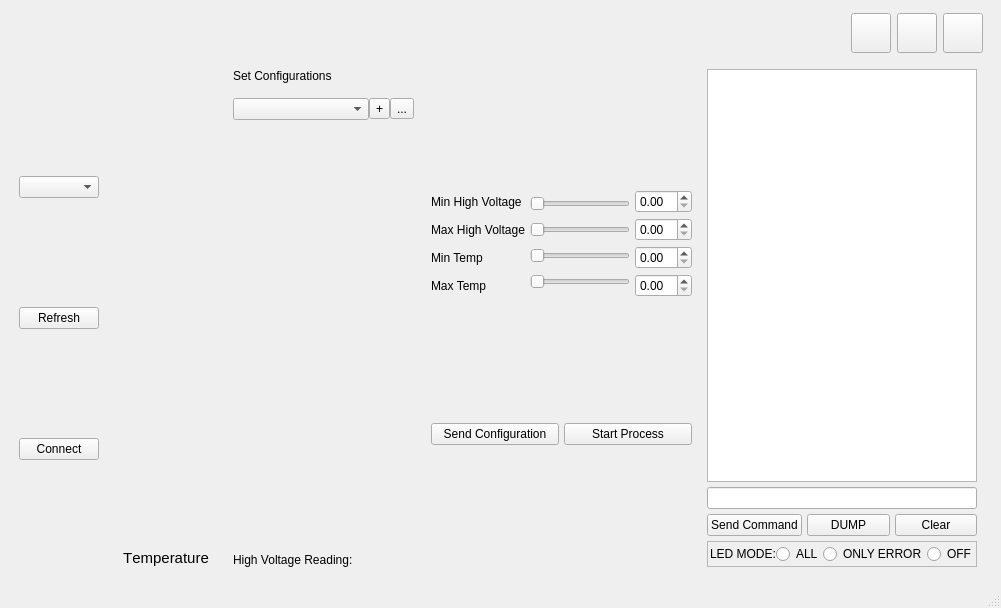
<?xml version="1.0" encoding="UTF-8"?>
<ui version="4.0">
 <class>MainWindow</class>
 <widget class="QMainWindow" name="MainWindow">
  <property name="geometry">
   <rect>
    <x>0</x>
    <y>0</y>
    <width>1001</width>
    <height>608</height>
   </rect>
  </property>
  <property name="sizePolicy">
   <sizepolicy hsizetype="Preferred" vsizetype="Preferred">
    <horstretch>0</horstretch>
    <verstretch>0</verstretch>
   </sizepolicy>
  </property>
  <property name="windowTitle">
   <string>MainWindow</string>
  </property>
  <property name="windowIcon">
   <iconset>
    <normaloff>../assets/img/logo yazısız.png</normaloff>../assets/img/logo yazısız.png</iconset>
  </property>
  <property name="autoFillBackground">
   <bool>false</bool>
  </property>
  <property name="documentMode">
   <bool>false</bool>
  </property>
  <property name="dockNestingEnabled">
   <bool>false</bool>
  </property>
  <widget class="QWidget" name="centralwidget">
   <layout class="QGridLayout" name="gridLayout_2">
    <item row="0" column="0">
     <layout class="QVBoxLayout" name="verticalLayout_4" stretch="2,25">
      <property name="spacing">
       <number>10</number>
      </property>
      <item>
       <widget class="QWidget" name="aaaa" native="true">
        <property name="sizePolicy">
         <sizepolicy hsizetype="Ignored" vsizetype="Ignored">
          <horstretch>0</horstretch>
          <verstretch>0</verstretch>
         </sizepolicy>
        </property>
        <property name="minimumSize">
         <size>
          <width>0</width>
          <height>50</height>
         </size>
        </property>
        <property name="maximumSize">
         <size>
          <width>16777215</width>
          <height>50</height>
         </size>
        </property>
        <layout class="QHBoxLayout" name="horizontalLayout_5" stretch="0,0,0,0">
         <property name="topMargin">
          <number>4</number>
         </property>
         <property name="bottomMargin">
          <number>5</number>
         </property>
         <item alignment="Qt::AlignLeft">
          <widget class="QLabel" name="label_3">
           <property name="sizePolicy">
            <sizepolicy hsizetype="Ignored" vsizetype="Ignored">
             <horstretch>0</horstretch>
             <verstretch>0</verstretch>
            </sizepolicy>
           </property>
           <property name="minimumSize">
            <size>
             <width>0</width>
             <height>0</height>
            </size>
           </property>
           <property name="maximumSize">
            <size>
             <width>100</width>
             <height>80</height>
            </size>
           </property>
           <property name="text">
            <string/>
           </property>
           <property name="pixmap">
            <pixmap>../assets/img/Quark(BeyazLogo).png</pixmap>
           </property>
           <property name="scaledContents">
            <bool>true</bool>
           </property>
          </widget>
         </item>
         <item alignment="Qt::AlignRight">
          <widget class="QLabel" name="label_4">
           <property name="sizePolicy">
            <sizepolicy hsizetype="Ignored" vsizetype="Ignored">
             <horstretch>0</horstretch>
             <verstretch>0</verstretch>
            </sizepolicy>
           </property>
           <property name="minimumSize">
            <size>
             <width>0</width>
             <height>0</height>
            </size>
           </property>
           <property name="maximumSize">
            <size>
             <width>220</width>
             <height>120</height>
            </size>
           </property>
           <property name="font">
            <font>
             <pointsize>14</pointsize>
             <bold>true</bold>
            </font>
           </property>
           <property name="text">
            <string/>
           </property>
           <property name="pixmap">
            <pixmap>../assets/img/interface.png</pixmap>
           </property>
           <property name="scaledContents">
            <bool>true</bool>
           </property>
          </widget>
         </item>
         <item>
          <spacer name="horizontalSpacer_2">
           <property name="orientation">
            <enum>Qt::Horizontal</enum>
           </property>
           <property name="sizeType">
            <enum>QSizePolicy::Ignored</enum>
           </property>
           <property name="sizeHint" stdset="0">
            <size>
             <width>100</width>
             <height>20</height>
            </size>
           </property>
          </spacer>
         </item>
         <item>
          <layout class="QHBoxLayout" name="horizontalLayout_9">
           <item>
            <widget class="QPushButton" name="toggleThemeButton">
             <property name="sizePolicy">
              <sizepolicy hsizetype="Ignored" vsizetype="Ignored">
               <horstretch>0</horstretch>
               <verstretch>0</verstretch>
              </sizepolicy>
             </property>
             <property name="maximumSize">
              <size>
               <width>40</width>
               <height>40</height>
              </size>
             </property>
             <property name="text">
              <string/>
             </property>
             <property name="icon">
              <iconset>
               <normaloff>../assets/img/night-mode.png</normaloff>../assets/img/night-mode.png</iconset>
             </property>
             <property name="iconSize">
              <size>
               <width>20</width>
               <height>20</height>
              </size>
             </property>
            </widget>
           </item>
           <item>
            <widget class="QPushButton" name="userGuideButton">
             <property name="sizePolicy">
              <sizepolicy hsizetype="Ignored" vsizetype="Ignored">
               <horstretch>0</horstretch>
               <verstretch>0</verstretch>
              </sizepolicy>
             </property>
             <property name="maximumSize">
              <size>
               <width>40</width>
               <height>40</height>
              </size>
             </property>
             <property name="text">
              <string/>
             </property>
             <property name="icon">
              <iconset>
               <normaloff>../assets/img/icons8-open-book-50.png</normaloff>../assets/img/icons8-open-book-50.png</iconset>
             </property>
             <property name="iconSize">
              <size>
               <width>30</width>
               <height>30</height>
              </size>
             </property>
            </widget>
           </item>
           <item>
            <widget class="QPushButton" name="infoButton">
             <property name="sizePolicy">
              <sizepolicy hsizetype="Ignored" vsizetype="Ignored">
               <horstretch>0</horstretch>
               <verstretch>0</verstretch>
              </sizepolicy>
             </property>
             <property name="maximumSize">
              <size>
               <width>40</width>
               <height>40</height>
              </size>
             </property>
             <property name="text">
              <string/>
             </property>
             <property name="icon">
              <iconset>
               <normaloff>../assets/img/icons8-info-50.png</normaloff>../assets/img/icons8-info-50.png</iconset>
             </property>
             <property name="iconSize">
              <size>
               <width>30</width>
               <height>30</height>
              </size>
             </property>
            </widget>
           </item>
          </layout>
         </item>
        </layout>
       </widget>
      </item>
      <item>
       <layout class="QHBoxLayout" name="mainLayout" stretch="3,1">
        <property name="spacing">
         <number>15</number>
        </property>
        <property name="leftMargin">
         <number>10</number>
        </property>
        <property name="topMargin">
         <number>0</number>
        </property>
        <property name="rightMargin">
         <number>15</number>
        </property>
        <property name="bottomMargin">
         <number>10</number>
        </property>
        <item>
         <layout class="QVBoxLayout" name="interfaceLayout" stretch="1,5">
          <property name="spacing">
           <number>20</number>
          </property>
          <property name="sizeConstraint">
           <enum>QLayout::SetDefaultConstraint</enum>
          </property>
          <item>
           <layout class="QHBoxLayout" name="optionsLayout" stretch="1,2,3,4">
            <property name="spacing">
             <number>2</number>
            </property>
            <property name="sizeConstraint">
             <enum>QLayout::SetDefaultConstraint</enum>
            </property>
            <item>
             <layout class="QVBoxLayout" name="comPortLayout" stretch="1,1,1">
              <item>
               <widget class="QComboBox" name="comPorts">
                <property name="sizePolicy">
                 <sizepolicy hsizetype="Minimum" vsizetype="Fixed">
                  <horstretch>0</horstretch>
                  <verstretch>0</verstretch>
                 </sizepolicy>
                </property>
               </widget>
              </item>
              <item>
               <widget class="QPushButton" name="refreshButton">
                <property name="text">
                 <string>Refresh</string>
                </property>
               </widget>
              </item>
              <item>
               <widget class="QPushButton" name="connectButton">
                <property name="text">
                 <string>Connect</string>
                </property>
               </widget>
              </item>
             </layout>
            </item>
            <item>
             <layout class="QVBoxLayout" name="gaugeLayout" stretch="1">
              <item alignment="Qt::AlignBottom">
               <widget class="QLabel" name="label_2">
                <property name="font">
                 <font>
                  <pointsize>11</pointsize>
                  <italic>false</italic>
                  <bold>false</bold>
                  <strikeout>false</strikeout>
                  <kerning>false</kerning>
                 </font>
                </property>
                <property name="text">
                 <string>Temperature</string>
                </property>
                <property name="alignment">
                 <set>Qt::AlignCenter</set>
                </property>
               </widget>
              </item>
             </layout>
            </item>
            <item>
             <layout class="QVBoxLayout" name="setConfig_ReadingLayout">
              <property name="spacing">
               <number>0</number>
              </property>
              <property name="rightMargin">
               <number>15</number>
              </property>
              <item>
               <layout class="QVBoxLayout" name="setConfigLayout" stretch="1,1">
                <property name="spacing">
                 <number>15</number>
                </property>
                <item>
                 <widget class="QLabel" name="label">
                  <property name="sizePolicy">
                   <sizepolicy hsizetype="Fixed" vsizetype="Fixed">
                    <horstretch>0</horstretch>
                    <verstretch>0</verstretch>
                   </sizepolicy>
                  </property>
                  <property name="text">
                   <string>Set Configurations</string>
                  </property>
                 </widget>
                </item>
                <item>
                 <layout class="QHBoxLayout" name="horizontalLayout_2" stretch="7,0,0">
                  <property name="spacing">
                   <number>0</number>
                  </property>
                  <item>
                   <widget class="QComboBox" name="configsComboBox">
                    <property name="sizePolicy">
                     <sizepolicy hsizetype="Minimum" vsizetype="Fixed">
                      <horstretch>0</horstretch>
                      <verstretch>0</verstretch>
                     </sizepolicy>
                    </property>
                   </widget>
                  </item>
                  <item>
                   <widget class="QToolButton" name="addConfigButton">
                    <property name="text">
                     <string>+</string>
                    </property>
                   </widget>
                  </item>
                  <item>
                   <widget class="QToolButton" name="addToolButton">
                    <property name="text">
                     <string>...</string>
                    </property>
                   </widget>
                  </item>
                 </layout>
                </item>
               </layout>
              </item>
              <item>
               <layout class="QVBoxLayout" name="HVReadingLayout" stretch="0,0">
                <property name="spacing">
                 <number>0</number>
                </property>
                <item alignment="Qt::AlignBottom">
                 <widget class="QLabel" name="HVReadingLabel">
                  <property name="sizePolicy">
                   <sizepolicy hsizetype="Minimum" vsizetype="Fixed">
                    <horstretch>0</horstretch>
                    <verstretch>0</verstretch>
                   </sizepolicy>
                  </property>
                  <property name="text">
                   <string>High Voltage Reading:</string>
                  </property>
                 </widget>
                </item>
                <item>
                 <layout class="QHBoxLayout" name="horizontalLayout_8">
                  <property name="spacing">
                   <number>8</number>
                  </property>
                 </layout>
                </item>
               </layout>
              </item>
             </layout>
            </item>
            <item>
             <layout class="QVBoxLayout" name="settingsConfigLayout" stretch="0,0">
              <property name="spacing">
               <number>5</number>
              </property>
              <item>
               <layout class="QHBoxLayout" name="horizontalLayout">
                <item>
                 <layout class="QVBoxLayout" name="verticalLayout_2">
                  <item>
                   <widget class="QLabel" name="minVoltageLabel">
                    <property name="sizePolicy">
                     <sizepolicy hsizetype="Preferred" vsizetype="Preferred">
                      <horstretch>0</horstretch>
                      <verstretch>0</verstretch>
                     </sizepolicy>
                    </property>
                    <property name="text">
                     <string>Min High Voltage</string>
                    </property>
                   </widget>
                  </item>
                  <item>
                   <widget class="QLabel" name="maxVoltageLabel">
                    <property name="sizePolicy">
                     <sizepolicy hsizetype="Preferred" vsizetype="Preferred">
                      <horstretch>0</horstretch>
                      <verstretch>0</verstretch>
                     </sizepolicy>
                    </property>
                    <property name="text">
                     <string>Max High Voltage</string>
                    </property>
                   </widget>
                  </item>
                  <item>
                   <widget class="QLabel" name="minTempLabel">
                    <property name="sizePolicy">
                     <sizepolicy hsizetype="Preferred" vsizetype="Preferred">
                      <horstretch>0</horstretch>
                      <verstretch>0</verstretch>
                     </sizepolicy>
                    </property>
                    <property name="text">
                     <string>Min Temp</string>
                    </property>
                   </widget>
                  </item>
                  <item>
                   <widget class="QLabel" name="maxTempLabel">
                    <property name="sizePolicy">
                     <sizepolicy hsizetype="Preferred" vsizetype="Preferred">
                      <horstretch>0</horstretch>
                      <verstretch>0</verstretch>
                     </sizepolicy>
                    </property>
                    <property name="text">
                     <string>Max Temp</string>
                    </property>
                   </widget>
                  </item>
                 </layout>
                </item>
                <item>
                 <layout class="QVBoxLayout" name="verticalLayout">
                  <item>
                   <widget class="QSlider" name="minVoltageSlider">
                    <property name="sizePolicy">
                     <sizepolicy hsizetype="Expanding" vsizetype="Fixed">
                      <horstretch>0</horstretch>
                      <verstretch>0</verstretch>
                     </sizepolicy>
                    </property>
                    <property name="font">
                     <font>
                      <family>Segoe Script</family>
                      <hintingpreference>PreferVerticalHinting</hintingpreference>
                     </font>
                    </property>
                    <property name="contextMenuPolicy">
                     <enum>Qt::DefaultContextMenu</enum>
                    </property>
                    <property name="orientation">
                     <enum>Qt::Horizontal</enum>
                    </property>
                   </widget>
                  </item>
                  <item>
                   <widget class="QSlider" name="maxVoltageSlider">
                    <property name="orientation">
                     <enum>Qt::Horizontal</enum>
                    </property>
                   </widget>
                  </item>
                  <item>
                   <widget class="QSlider" name="minTempSlider">
                    <property name="sizePolicy">
                     <sizepolicy hsizetype="Expanding" vsizetype="Fixed">
                      <horstretch>0</horstretch>
                      <verstretch>0</verstretch>
                     </sizepolicy>
                    </property>
                    <property name="orientation">
                     <enum>Qt::Horizontal</enum>
                    </property>
                   </widget>
                  </item>
                  <item>
                   <widget class="QSlider" name="maxTempSlider">
                    <property name="orientation">
                     <enum>Qt::Horizontal</enum>
                    </property>
                   </widget>
                  </item>
                 </layout>
                </item>
                <item>
                 <layout class="QVBoxLayout" name="verticalLayout_3">
                  <item>
                   <widget class="QDoubleSpinBox" name="minVoltageSpinBox"/>
                  </item>
                  <item>
                   <widget class="QDoubleSpinBox" name="maxVoltageSpinBox"/>
                  </item>
                  <item>
                   <widget class="QDoubleSpinBox" name="minTempSpinBox"/>
                  </item>
                  <item>
                   <widget class="QDoubleSpinBox" name="maxTempSpinBox"/>
                  </item>
                 </layout>
                </item>
               </layout>
              </item>
              <item>
               <layout class="QHBoxLayout" name="horizontalLayout_3">
                <item>
                 <widget class="QPushButton" name="configureButton">
                  <property name="enabled">
                   <bool>true</bool>
                  </property>
                  <property name="sizePolicy">
                   <sizepolicy hsizetype="Preferred" vsizetype="Fixed">
                    <horstretch>0</horstretch>
                    <verstretch>0</verstretch>
                   </sizepolicy>
                  </property>
                  <property name="toolTipDuration">
                   <number>-1</number>
                  </property>
                  <property name="text">
                   <string>Send Configuration</string>
                  </property>
                 </widget>
                </item>
                <item>
                 <widget class="QPushButton" name="startProcessButton">
                  <property name="sizePolicy">
                   <sizepolicy hsizetype="Preferred" vsizetype="Fixed">
                    <horstretch>0</horstretch>
                    <verstretch>0</verstretch>
                   </sizepolicy>
                  </property>
                  <property name="text">
                   <string>Start Process</string>
                  </property>
                 </widget>
                </item>
               </layout>
              </item>
             </layout>
            </item>
           </layout>
          </item>
          <item>
           <layout class="QHBoxLayout" name="graphLayout">
            <property name="spacing">
             <number>20</number>
            </property>
            <property name="sizeConstraint">
             <enum>QLayout::SetMinimumSize</enum>
            </property>
            <item>
             <layout class="QVBoxLayout" name="tempLayout">
              <property name="sizeConstraint">
               <enum>QLayout::SetFixedSize</enum>
              </property>
             </layout>
            </item>
            <item>
             <layout class="QVBoxLayout" name="voltageeeeLayout">
              <property name="sizeConstraint">
               <enum>QLayout::SetFixedSize</enum>
              </property>
             </layout>
            </item>
           </layout>
          </item>
         </layout>
        </item>
        <item>
         <layout class="QVBoxLayout" name="terminal" stretch="18,1,0,0">
          <property name="spacing">
           <number>5</number>
          </property>
          <item>
           <widget class="QTextEdit" name="terminalTextEdit">
            <property name="sizePolicy">
             <sizepolicy hsizetype="Preferred" vsizetype="Preferred">
              <horstretch>0</horstretch>
              <verstretch>0</verstretch>
             </sizepolicy>
            </property>
            <property name="font">
             <font>
              <family>Consolas</family>
              <pointsize>8</pointsize>
             </font>
            </property>
            <property name="html">
             <string>&lt;!DOCTYPE HTML PUBLIC &quot;-//W3C//DTD HTML 4.0//EN&quot; &quot;http://www.w3.org/TR/REC-html40/strict.dtd&quot;&gt;
&lt;html&gt;&lt;head&gt;&lt;meta name=&quot;qrichtext&quot; content=&quot;1&quot; /&gt;&lt;meta charset=&quot;utf-8&quot; /&gt;&lt;style type=&quot;text/css&quot;&gt;
p, li { white-space: pre-wrap; }
hr { height: 1px; border-width: 0; }
li.unchecked::marker { content: &quot;\2610&quot;; }
li.checked::marker { content: &quot;\2612&quot;; }
&lt;/style&gt;&lt;/head&gt;&lt;body style=&quot; font-family:'Consolas'; font-size:8pt; font-weight:400; font-style:normal;&quot;&gt;
&lt;p style=&quot;-qt-paragraph-type:empty; margin-top:0px; margin-bottom:0px; margin-left:0px; margin-right:0px; -qt-block-indent:0; text-indent:0px; font-size:7pt;&quot;&gt;&lt;br /&gt;&lt;/p&gt;&lt;/body&gt;&lt;/html&gt;</string>
            </property>
            <property name="acceptRichText">
             <bool>false</bool>
            </property>
            <property name="textInteractionFlags">
             <set>Qt::NoTextInteraction</set>
            </property>
           </widget>
          </item>
          <item>
           <widget class="QLineEdit" name="sendLineEdit">
            <property name="sizePolicy">
             <sizepolicy hsizetype="Preferred" vsizetype="Fixed">
              <horstretch>0</horstretch>
              <verstretch>0</verstretch>
             </sizepolicy>
            </property>
            <property name="text">
             <string/>
            </property>
           </widget>
          </item>
          <item>
           <layout class="QHBoxLayout" name="horizontalLayout_4">
            <item>
             <widget class="QPushButton" name="sendCommandButton">
              <property name="sizePolicy">
               <sizepolicy hsizetype="Minimum" vsizetype="Fixed">
                <horstretch>0</horstretch>
                <verstretch>0</verstretch>
               </sizepolicy>
              </property>
              <property name="text">
               <string>Send Command</string>
              </property>
             </widget>
            </item>
            <item>
             <widget class="QPushButton" name="dumpButton">
              <property name="text">
               <string>DUMP</string>
              </property>
             </widget>
            </item>
            <item>
             <widget class="QPushButton" name="clearButton">
              <property name="sizePolicy">
               <sizepolicy hsizetype="Minimum" vsizetype="Fixed">
                <horstretch>0</horstretch>
                <verstretch>0</verstretch>
               </sizepolicy>
              </property>
              <property name="text">
               <string>Clear</string>
              </property>
             </widget>
            </item>
           </layout>
          </item>
          <item>
           <widget class="QFrame" name="frame">
            <property name="frameShape">
             <enum>QFrame::StyledPanel</enum>
            </property>
            <property name="frameShadow">
             <enum>QFrame::Raised</enum>
            </property>
            <layout class="QGridLayout" name="gridLayout">
             <property name="leftMargin">
              <number>0</number>
             </property>
             <property name="topMargin">
              <number>0</number>
             </property>
             <property name="rightMargin">
              <number>0</number>
             </property>
             <property name="bottomMargin">
              <number>0</number>
             </property>
             <property name="spacing">
              <number>0</number>
             </property>
             <item row="0" column="0">
              <layout class="QHBoxLayout" name="horizontalLayout_6">
               <property name="leftMargin">
                <number>2</number>
               </property>
               <property name="topMargin">
                <number>2</number>
               </property>
               <property name="bottomMargin">
                <number>2</number>
               </property>
               <item alignment="Qt::AlignLeft">
                <widget class="QLabel" name="label_5">
                 <property name="sizePolicy">
                  <sizepolicy hsizetype="Fixed" vsizetype="Fixed">
                   <horstretch>0</horstretch>
                   <verstretch>0</verstretch>
                  </sizepolicy>
                 </property>
                 <property name="text">
                  <string>LED MODE:</string>
                 </property>
                </widget>
               </item>
               <item alignment="Qt::AlignHCenter">
                <widget class="QRadioButton" name="allRadioButton">
                 <property name="sizePolicy">
                  <sizepolicy hsizetype="Fixed" vsizetype="Fixed">
                   <horstretch>0</horstretch>
                   <verstretch>0</verstretch>
                  </sizepolicy>
                 </property>
                 <property name="text">
                  <string>ALL</string>
                 </property>
                </widget>
               </item>
               <item alignment="Qt::AlignHCenter">
                <widget class="QRadioButton" name="onlyErrorRadioButton">
                 <property name="sizePolicy">
                  <sizepolicy hsizetype="Fixed" vsizetype="Fixed">
                   <horstretch>0</horstretch>
                   <verstretch>0</verstretch>
                  </sizepolicy>
                 </property>
                 <property name="text">
                  <string>ONLY ERROR</string>
                 </property>
                </widget>
               </item>
               <item alignment="Qt::AlignRight">
                <widget class="QRadioButton" name="offRadioButton">
                 <property name="sizePolicy">
                  <sizepolicy hsizetype="Fixed" vsizetype="Fixed">
                   <horstretch>0</horstretch>
                   <verstretch>0</verstretch>
                  </sizepolicy>
                 </property>
                 <property name="text">
                  <string>OFF</string>
                 </property>
                </widget>
               </item>
              </layout>
             </item>
            </layout>
           </widget>
          </item>
         </layout>
        </item>
       </layout>
      </item>
     </layout>
    </item>
   </layout>
  </widget>
  <widget class="QMenuBar" name="menubar">
   <property name="geometry">
    <rect>
     <x>0</x>
     <y>0</y>
     <width>1001</width>
     <height>21</height>
    </rect>
   </property>
  </widget>
  <widget class="QStatusBar" name="statusbar"/>
  <action name="actiondfsdfsdfs">
   <property name="text">
    <string>dfsdfsdfs</string>
   </property>
  </action>
  <action name="actiondasdasd">
   <property name="text">
    <string>dasdasdü</string>
   </property>
  </action>
  <action name="actiondfsdfsdf">
   <property name="text">
    <string>dfsdfsdf</string>
   </property>
  </action>
  <action name="actiondasasSD">
   <property name="text">
    <string>dasasSD</string>
   </property>
  </action>
  <action name="actionUpdate">
   <property name="text">
    <string>Update</string>
   </property>
  </action>
  <action name="actionHelp">
   <property name="text">
    <string>Help</string>
   </property>
  </action>
  <action name="actionTest_1_1">
   <property name="text">
    <string>Test 1-1</string>
   </property>
  </action>
  <action name="actionTest1_2">
   <property name="text">
    <string>Test1-2</string>
   </property>
  </action>
 </widget>
 <resources/>
 <connections/>
</ui>
